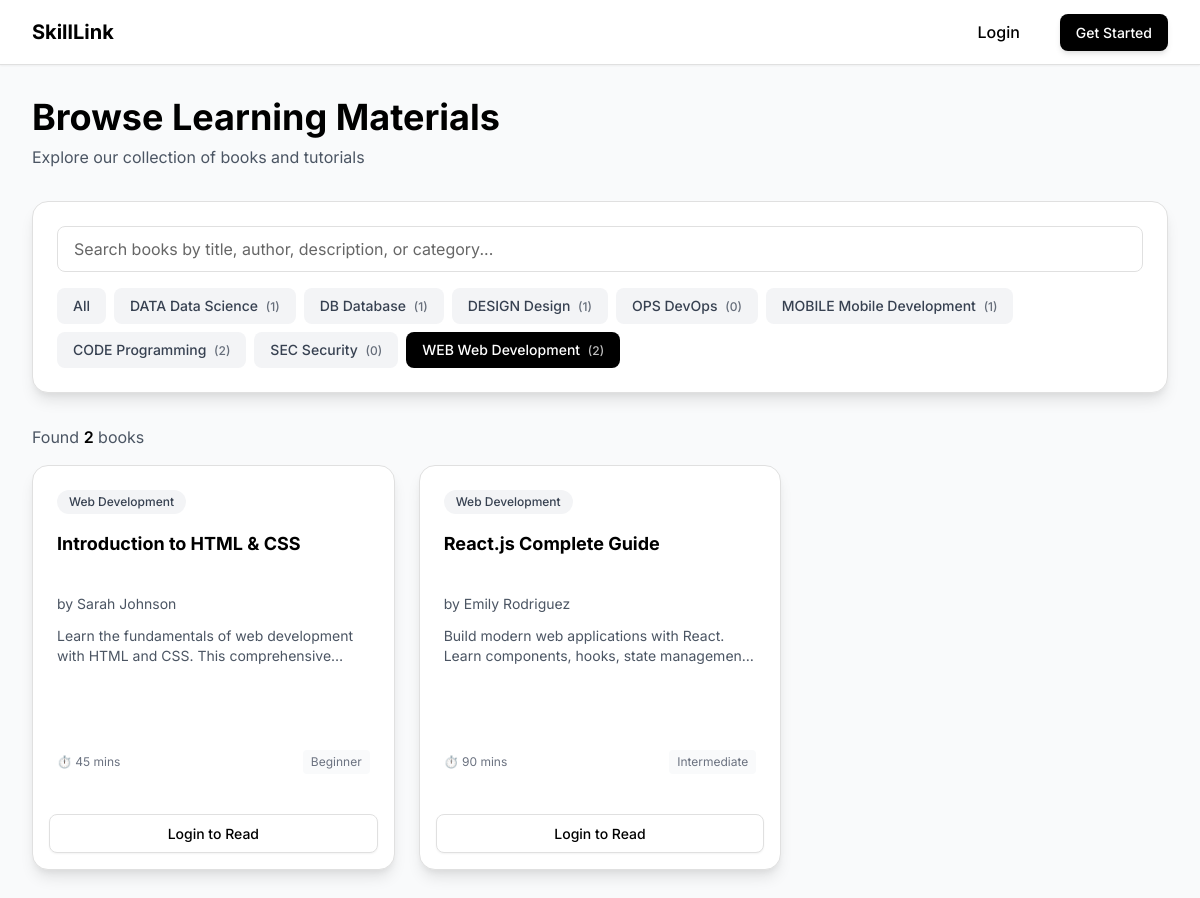
/books.php?category=1, run on the app's committed database.
### tables this page shows
CREATE TABLE IF NOT EXISTS categories (
    id INT AUTO_INCREMENT PRIMARY KEY,
    name VARCHAR(100) NOT NULL UNIQUE,
    slug VARCHAR(100) NOT NULL UNIQUE,
    description TEXT,
    icon VARCHAR(50) DEFAULT 'book',
    created_at TIMESTAMP DEFAULT CURRENT_TIMESTAMP,
    INDEX idx_slug (slug)
);

CREATE TABLE IF NOT EXISTS books (
    id INT AUTO_INCREMENT PRIMARY KEY,
    title VARCHAR(255) NOT NULL,
    description TEXT,
    content LONGTEXT,
    author VARCHAR(100),
    category_id INT,
    cover_image VARCHAR(255) DEFAULT 'default-book.jpg',
    difficulty_level ENUM('beginner', 'intermediate', 'advanced') DEFAULT 'beginner',
    estimated_duration INT DEFAULT 30 COMMENT 'Estimated reading time in minutes',
    is_featured BOOLEAN DEFAULT FALSE,
    views_count INT DEFAULT 0,
    created_at TIMESTAMP DEFAULT CURRENT_TIMESTAMP,
    updated_at TIMESTAMP DEFAULT CURRENT_TIMESTAMP ON UPDATE CURRENT_TIMESTAMP,
    FOREIGN KEY (category_id) REFERENCES categories(id) ON DELETE SET NULL,
    INDEX idx_category (category_id),
    INDEX idx_difficulty (difficulty_level),
    INDEX idx_featured (is_featured),
    INDEX idx_created (created_at)
);

### src/controllers/BookController.php (called while the page is built, shortened)
<?php
require_once __DIR__ . '/../models/Book.php';
require_once __DIR__ . '/../models/Category.php';
class BookController
{
    private $bookModel;
    private $categoryModel;
    public function __construct($pdo) {
        $this->bookModel = new Book($pdo);
        $this->categoryModel = new Category($pdo);
    }
    public function getAllBooks($categoryId = null, $limit = null, $offset = 0) {
        if ($categoryId) {
            return $this->bookModel->getByCategory($categoryId, $limit, $offset);
        }
        return $this->bookModel->getAll($limit, $offset);
    }
    public function getCategories() {
        return $this->categoryModel->getBooksCount();
    }
}

### src/models/Category.php (called while the page is built, shortened)
<?php
class Category
{
    private $pdo;
    public function __construct($pdo) {
        $this->pdo = $pdo;
    }
    public function getBooksCount($categoryId = null) {
        if ($categoryId) {
            $sql = "SELECT COUNT(*) as count FROM books WHERE category_id = :category_id";
            $stmt = $this->pdo->prepare($sql);
            $stmt->execute([':category_id' => $categoryId]);
            $result = $stmt->fetch();
            return $result['count'];
        } else {
            $sql = "SELECT c.id, c.name, c.slug, c.icon, COUNT(b.id) as books_count
                    FROM categories c
                    LEFT JOIN books b ON c.id = b.category_id
                    GROUP BY c.id
                    ORDER BY c.name ASC";
            $stmt = $this->pdo->query($sql);
            return $stmt->fetchAll();
        }
    }
}

### src/models/Book.php (called while the page is built, shortened)
<?php
class Book
{
    private $pdo;
    public function __construct($pdo) {
        $this->pdo = $pdo;
    }
    public function getByCategory($categoryId, $limit = null) {
        $sql = "SELECT b.*, c.name as category_name, c.slug as category_slug
                FROM books b
                LEFT JOIN categories c ON b.category_id = c.id
                WHERE b.category_id = :category_id
                ORDER BY b.created_at DESC";
        $stmt = $this->pdo->prepare($sql);
        $stmt->bindValue(':category_id', $categoryId, PDO::PARAM_INT);
        $stmt->execute();
        return $stmt->fetchAll();
    }
}

### public/books.php (the view, shortened to what this page needs)
<?php
require_once '../src/config/database.php';
require_once '../src/controllers/BookController.php';
require_once '../src/controllers/BookmarkController.php';
$bookController = new BookController($pdo);
$userId = isset($_SESSION['user_id']) ? $_SESSION['user_id'] : null;
$categoryId = isset($_GET['category']) ? intval($_GET['category']) : null;
$books = $bookController->getAllBooks($categoryId);
$categories = $bookController->getCategories();
$userProgressMap = [];
require_once '../src/includes/header.php';
?>
<link rel="stylesheet" href="assets/css/library.css">
<div class="min-h-screen bg-gray-50 py-8">
    <div class="container-custom">
        <div class="mb-8 animate-fade-in">
            <h1 class="text-4xl font-bold text-black mb-2">Browse Learning Materials</h1>
            <p class="text-gray-600">Explore our collection of books and tutorials</p>
        </div>
        <div class="mb-8 animate-slide-up" style="animation-delay: 100ms;">
            <div class="card p-6">
                <div class="space-y-4">
                    <div class="flex flex-col sm:flex-row gap-3">
                        <div class="relative flex-1 min-w-0">
                            <input
                                type="text"
                                id="searchInput"
                                placeholder="Search books by title, author, description, or category..."
                                class="form-input w-full"
                                autocomplete="off"
                            >
                        </div>
                    </div>
                    <div class="flex flex-wrap gap-2">
                        <button
                            data-category="all"
                            class="category-filter px-3 py-1.5 md:px-4 md:py-2 rounded-lg text-xs md:text-sm font-medium transition-colors whitespace-nowrap <?php echo !$categoryId ? 'bg-black text-white' : 'bg-gray-100 text-gray-700 hover:bg-gray-200'; ?>">
                            All
                        </button>
                        <?php foreach ($categories as $category): ?>
                            <button
                                data-category="<?php echo $category['id']; ?>"
                                class="category-filter px-3 py-1.5 md:px-4 md:py-2 rounded-lg text-xs md:text-sm font-medium transition-colors whitespace-nowrap <?php echo $categoryId == $category['id'] ? 'bg-black text-white' : 'bg-gray-100 text-gray-700 hover:bg-gray-200'; ?>">
                                <span class="hidden sm:inline"><?php echo htmlspecialchars($category['icon']); ?> </span><?php echo htmlspecialchars($category['name']); ?>
                                <span class="ml-1 text-xs opacity-75">(<?php echo $category['books_count']; ?>)</span>
                            </button>
                        <?php endforeach; ?>
                    </div>
                </div>
            </div>
        </div>
        <div id="resultsCount" class="mb-4 animate-fade-in" style="animation-delay: 150ms;">
            <p class="text-gray-600">
                Found <span id="bookCount" class="font-semibold text-black"><?php echo count($books); ?></span>
                <span id="bookLabel"><?php echo count($books) === 1 ? 'book' : 'books'; ?></span>
            </p>
        </div>
        <div id="booksGrid" class="library-grid-container">
            <?php foreach ($books as $index => $book): ?>
                <?php require '../src/includes/components/book-card-grid.php'; ?>
            <?php endforeach; ?>
        </div>
    </div>
</div>
<?php require_once '../src/includes/footer.php'; ?>

### src/includes/components/book-card-grid.php (shortened to what this page needs)
<?php
$hasProgress = isset($userProgressMap[$book['id']]);
$progress = $hasProgress ? $userProgressMap[$book['id']] : null;
?>
<div class="card card-hover book-card animate-slide-up view-transition"
     data-book-id="<?php echo $book['id']; ?>"
     data-category-id="<?php echo $book['category_id'] ?? ''; ?>"
     data-title="<?php echo htmlspecialchars($book['title']); ?>"
     data-author="<?php echo htmlspecialchars($book['author'] ?? ''); ?>"
     data-description="<?php echo htmlspecialchars($book['description']); ?>"
     data-category="<?php echo htmlspecialchars($book['category_name'] ?? ''); ?>"
     style="animation-delay: <?php echo 200 + ($index * 50); ?>ms;">
    <div class="p-6 relative">
        <div class="mb-3 flex items-start justify-between gap-2" style="min-height: 28px;">
            <div class="flex flex-wrap items-center gap-2">
                <?php if (!empty($book['category_name'])): ?>
                    <span class="book-category inline-block px-3 py-1 bg-gray-100 text-gray-700 text-xs font-medium rounded-full">
                        <?php echo htmlspecialchars($book['category_name']); ?>
                    </span>
                <?php endif; ?>
            </div>
        </div>
        <h3 class="book-title text-lg font-bold text-black mb-2 line-clamp-2" style="min-height: 3.5rem;">
            <?php echo htmlspecialchars($book['title']); ?>
        </h3>
        <div class="mb-3" style="min-height: 20px;">
            <?php if (!empty($book['author'])): ?>
                <p class="text-sm text-gray-600">
                    by <span class="book-author"><?php echo htmlspecialchars($book['author']); ?></span>
                </p>
            <?php endif; ?>
        </div>
        <p class="book-description text-gray-600 text-sm mb-4 line-clamp-2" style="min-height: 2.5rem;">
            <?php echo htmlspecialchars($book['description']); ?>
        </p>
        <?php if ($hasProgress && $progress['progress_percentage'] > 0): ?>
            <div class="mb-4">
                <div class="flex justify-between text-sm mb-1">
                    <span class="text-gray-600">Progress</span>
                    <span class="font-semibold text-black">
                        <?php echo round($progress['progress_percentage']); ?>%
                    </span>
                </div>
                <div class="w-full bg-gray-200 rounded-full h-2">
                    <div class="bg-black h-2 rounded-full transition-all"
                         style="width: <?php echo $progress['progress_percentage']; ?>%">
                    </div>
                </div>
            </div>
        <?php else: ?>
            <div class="mb-4" style="min-height: 52px;"></div>
        <?php endif; ?>
        <div class="flex items-center justify-between text-xs text-gray-500">
            <span class="flex items-center gap-1">
                ⏱️ <?php echo $book['estimated_duration']; ?> mins
            </span>
            <span class="book-difficulty capitalize px-2 py-1 bg-gray-50 rounded">
                <?php echo htmlspecialchars($book['difficulty_level']); ?>
            </span>
        </div>
    </div>
    <div class="p-4">
        <?php if ($userId): ?>
            <?php if ($hasProgress): ?>
                <a href="book.php?id=<?php echo $book['id']; ?>"
                   class="btn btn-primary btn-sm w-full">
                    Read
                </a>
            <?php else: ?>
                <a href="start-book.php?id=<?php echo $book['id']; ?>"
                   class="btn btn-primary btn-sm w-full">
                    Learn
                </a>
            <?php endif; ?>
        <?php else: ?>
            <a href="login.php"
               class="btn btn-secondary btn-sm w-full">
                Login to Read
            </a>
        <?php endif; ?>
    </div>
</div>

### public/assets/css/styles.css (style rules this page uses)
.book-card { transition: opacity 0.2s ease, transform 0.2s ease; }
.line-clamp-2 { display: -webkit-box; -webkit-line-clamp: 2; -webkit-box-orient: vertical; overflow: hidden; }
.view-transition { animation: fadeIn 0.3s ease; }

### public/assets/css/library.css (style rules this page uses)
.library-grid-container { display: grid; grid-template-columns: repeat(1, minmax(0, 1fr)); gap: 1.5rem; }
@media (min-width: 768px) { .library-grid-container { grid-template-columns: repeat(2, minmax(0, 1fr)); } }
@media (min-width: 1024px) { .library-grid-container { grid-template-columns: repeat(3, minmax(0, 1fr)); } }
.view-transition { animation: fadeInUp 0.3s ease; }

### public/assets/css/variables.css (style rules this page uses)
:root { --color-primary: #000000; --color-primary-light: #333333; --color-secondary: #000000; --color-success: #10b981; --color-danger: #dc2626; --color-warning: #f59e0b; --color-info: #3b82f6; --color-bg-primary: #FFFFFF; --color-bg-secondary: #FAFAFA; --color-bg-tertiary: #F5F5F5; --color-text-primary: #000000; --color-text-secondary: #666666; --color-text-tertiary: #999999; --color-text-muted: #666666; --color-border: #E0E0E0; --color-border-light: #F0F0F0; --color-border-dark: #D0D0D0; --gradient-primary: linear-gradient(135deg, #000000 0%, #333333 100%); --gradient-secondary: linear-gradient(135deg, #000000 0%, #333333 100%); --gradient-hero: linear-gradient(180deg, #FFFFFF 0%, #FAFAFA 100%); --gradient-card: linear-gradient(135deg, rgba(255,255,255,0.9) 0%, rgba(255,255,255,0.6) 100%); --shadow-xs: 0 1px 2px 0 rgba(0, 0, 0, 0.03); --shadow-sm: 0 1px 2px 0 rgba(0, 0, 0, 0.05); --shadow-md: 0 4px 6px -1px rgba(0, 0, 0, 0.1), 0 2px 4px -1px rgba(0, 0, 0, 0.06); --shadow-lg: 0 10px 15px -3px rgba(0, 0, 0, 0.1), 0 4px 6px -2px rgba(0, 0, 0, 0.05); --shadow-xl: 0 20px 25px -5px rgba(0, 0, 0, 0.1), 0 10px 10px -5px rgba(0, 0, 0, 0.04); --shadow-2xl: 0 25px 50px -12px rgba(0, 0, 0, 0.25); --shadow-glow: 0 0 20px rgba(0, 0, 0, 0.1); --shadow-focus: 0 0 0 3px rgba(0, 0, 0, 0.2); --transition-fast: 150ms cubic-bezier(0.4, 0, 0.2, 1); --transition-base: 200ms cubic-bezier(0.4, 0, 0.2, 1); --transition-slow: 300ms cubic-bezier(0.4, 0, 0.2, 1); --transition-slower: 500ms cubic-bezier(0.4, 0, 0.2, 1); --radius-sm: 0.25rem; --radius-md: 0.5rem; --radius-lg: 0.75rem; --radius-xl: 1rem; --radius-2xl: 1.5rem; --radius-full: 9999px; --spacing-xs: 0.25rem; --spacing-sm: 0.5rem; --spacing-md: 1rem; --spacing-lg: 1.5rem; --spacing-xl: 2rem; --spacing-2xl: 3rem; --spacing-3xl: 4rem; --text-xs: 0.75rem; --text-sm: 0.875rem; --text-base: 1rem; --text-lg: 1.125rem; --text-xl: 1.25rem; --text-2xl: 1.5rem; --text-3xl: 1.875rem; --text-4xl: 2.25rem; --text-5xl: 3rem; --font-light: 300; --font-normal: 400; --font-medium: 500; --font-semibold: 600; --font-bold: 700; --font-extrabold: 800; --z-dropdown: 1000; --z-sticky: 1020; --z-fixed: 1030; --z-modal-backdrop: 1040; --z-modal: 1050; --z-popover: 1060; --z-tooltip: 1070; }

### public/assets/css/animations.css (style rules this page uses)
.animate-fade-in { animation: fadeIn var(--transition-slow) ease-out; }
.animate-slide-up { animation: slideInUp var(--transition-slow) ease-out; }

### public/assets/css/typography.css (style rules this page uses)
.text-xs { font-size: var(--text-xs); }
.text-sm { font-size: var(--text-sm); }
.text-lg { font-size: var(--text-lg); }
.text-4xl { font-size: var(--text-4xl); }
.font-medium { font-weight: var(--font-medium); }
.font-semibold { font-weight: var(--font-semibold); }
.font-bold { font-weight: var(--font-bold); }
.text-white { color: #FFFFFF; }
.text-black { color: #000000; }
.line-clamp-2 { display: -webkit-box; -webkit-line-clamp: 2; -webkit-box-orient: vertical; overflow: hidden; }

### public/assets/css/buttons.css (style rules this page uses)
.btn { padding: 0.625rem 1.5rem; border-radius: var(--radius-md); font-weight: var(--font-medium); font-size: var(--text-base); line-height: 1.5; transition: all var(--transition-base); display: inline-flex; align-items: center; justify-content: center; gap: var(--spacing-sm); outline: none; cursor: pointer; border: none; text-decoration: none; white-space: nowrap; }
.btn-secondary { background-color: var(--color-bg-primary); color: var(--color-text-primary); border: 1px solid var(--color-border); box-shadow: var(--shadow-sm); }
.btn-sm { padding: 0.5rem 1rem; font-size: var(--text-sm); }

### public/assets/css/forms.css (style rules this page uses)
.form-input { width: 100%; padding: 0.625rem 1rem; font-size: var(--text-base); color: var(--color-text-primary); background-color: var(--color-bg-primary); border: 1px solid var(--color-border); border-radius: var(--radius-md); transition: all var(--transition-base); outline: none; line-height: 1.5; }
.form-input::placeholder { color: var(--color-text-muted); }

### data on the page
categories: icon "DATA", name "Data Science", books_count "1"
categories: icon "DB", name "Database", books_count "1"
categories: icon "DESIGN", name "Design", books_count "1"
categories: icon "OPS", name "DevOps", books_count "0"
categories: icon "MOBILE", name "Mobile Development", books_count "1"
categories: icon "CODE", name "Programming", books_count "2"
categories: icon "SEC", name "Security", books_count "0"
categories: icon "WEB", name "Web Development", books_count "2"
books: category.name "Web Development", title "Introduction to HTML & CSS", author "Sarah Johnson", description "Learn the fundamentals of web development with HTML and CSS. This…", estimated_duration "45", difficulty_level "Beginner"
books: category.name "Web Development", title "React.js Complete Guide", author "Emily Rodriguez", description "Build modern web applications with React. Learn components, hooks, state…", estimated_duration "90", difficulty_level "Intermediate"

### other printed values
count($books) "2"
